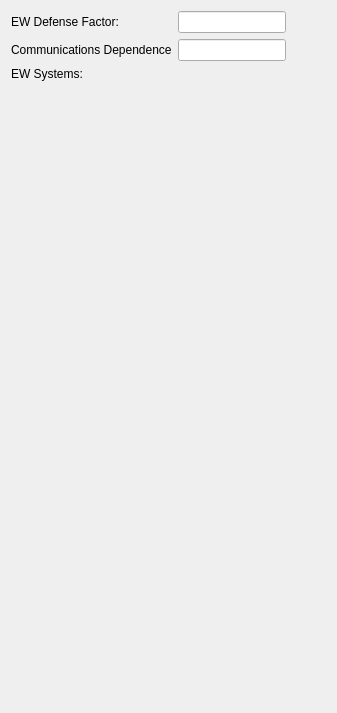
           <widget class="QWidget" name="ewTab">
            <attribute name="title">
             <string>EW</string>
            </attribute>
            <layout class="QVBoxLayout" name="verticalLayout_20">
             <item>
              <layout class="QHBoxLayout" name="horizontalLayout_15">
               <item>
                <layout class="QVBoxLayout" name="verticalLayout_19">
                 <item>
                  <layout class="QGridLayout" name="gridLayout_6">
                   <item row="0" column="0">
                    <widget class="QLabel" name="EW_Defense_label">
                     <property name="sizePolicy">
                      <sizepolicy hsizetype="Preferred" vsizetype="Fixed">
                       <horstretch>0</horstretch>
                       <verstretch>0</verstretch>
                      </sizepolicy>
                     </property>
                     <property name="text">
                      <string>EW Defense Factor:</string>
                     </property>
                     <property name="do_not_disable" stdset="0">
                      <bool>true</bool>
                     </property>
                    </widget>
                   </item>
                   <item row="0" column="2">
                    <widget class="QLineEdit" name="EW_Defense">
                     <property name="sizePolicy">
                      <sizepolicy hsizetype="Fixed" vsizetype="Fixed">
                       <horstretch>0</horstretch>
                       <verstretch>0</verstretch>
                      </sizepolicy>
                     </property>
                     <property name="toolTip">
                      <string/>
                     </property>
                     <property name="lower_bound" stdset="0">
                      <string notr="true">0</string>
                     </property>
                    </widget>
                   </item>
                   <item row="1" column="2">
                    <widget class="QLineEdit" name="Comms_Dependence">
                     <property name="sizePolicy">
                      <sizepolicy hsizetype="Fixed" vsizetype="Fixed">
                       <horstretch>0</horstretch>
                       <verstretch>0</verstretch>
                      </sizepolicy>
                     </property>
                     <property name="toolTip">
                      <string/>
                     </property>
                     <property name="lower_bound" stdset="0">
                      <string notr="true">0</string>
                     </property>
                     <property name="source-units" stdset="0">
                      <string notr="true">ratio</string>
                     </property>
                     <property name="display-units" stdset="0">
                      <string notr="true">percent</string>
                     </property>
                    </widget>
                   </item>
                   <item row="1" column="0">
                    <widget class="QLabel" name="Comms_Dependence_label">
                     <property name="text">
                      <string>Communications Dependence</string>
                     </property>
                     <property name="do_not_disable" stdset="0">
                      <bool>true</bool>
                     </property>
                    </widget>
                   </item>
                  </layout>
                 </item>
                 <item>
                  <layout class="QHBoxLayout" name="horizontalLayout_14">
                   <item>
                    <widget class="QLabel" name="label_17">
                     <property name="text">
                      <string>EW Systems:</string>
                     </property>
                     <property name="do_not_disable" stdset="0">
                      <bool>true</bool>
                     </property>
                    </widget>
                   </item>
                   <item>
                    <widget class="QWidget" name="other_system_selector_2" native="true">
                     <property name="category" stdset="0">
                      <string notr="true">electronicwarfare</string>
                     </property>
                     <property name="element_type" stdset="0">
                      <string notr="true">multi_system_selector</string>
                     </property>
                    </widget>
                   </item>
                  </layout>
                 </item>
                </layout>
               </item>
               <item>
                <spacer name="horizontalSpacer_10">
                 <property name="orientation">
                  <enum>Qt::Horizontal</enum>
                 </property>
                 <property name="sizeHint" stdset="0">
                  <size>
                   <width>40</width>
                   <height>20</height>
                  </size>
                 </property>
                </spacer>
               </item>
              </layout>
             </item>
             <item>
              <spacer name="verticalSpacer_7">
               <property name="orientation">
                <enum>Qt::Vertical</enum>
               </property>
               <property name="sizeHint" stdset="0">
                <size>
                 <width>20</width>
                 <height>621</height>
                </size>
               </property>
              </spacer>
             </item>
            </layout>
           </widget>
